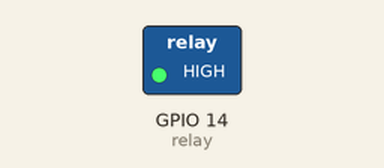
Recording of a program running on a simulated Raspberry Pi (BCM pin numbers). On the bench: switched loads named in the program (green lamp = pin HIGH). At 4.0 s the program stops and its outputs stay as they are.

Above: at 0.1 s.
At 4.1 s:
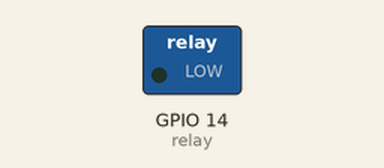
Timing chart, 0 to 5.5 s (numbered marks = the images above):
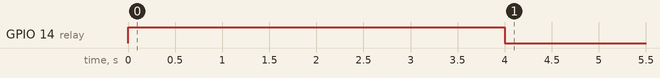

The program:

relay.py
```python
#!/usr/bin/python3
# -*- coding: utf-8 -*-
# Beispiel Seite 81
# Relais schalten
import RPi.GPIO as gpio
import time
gpio.setmode(gpio.BCM)
relay = 14
gpio.setup(relay, gpio.OUT)
gpio.output(relay, gpio.HIGH) # relay geschaltet
time.sleep(4)
gpio.output(relay, gpio.LOW)  # relay geschaltet

#while True: # Diese Schleife läuft für immer
#        gpio.output(relay, gpio.HIGH) # relay geschaltet
#        time.sleep(2)
#        gpio.output(relay, gpio.LOW)  # relay geschaltet
#        time.sleep(1)
```
